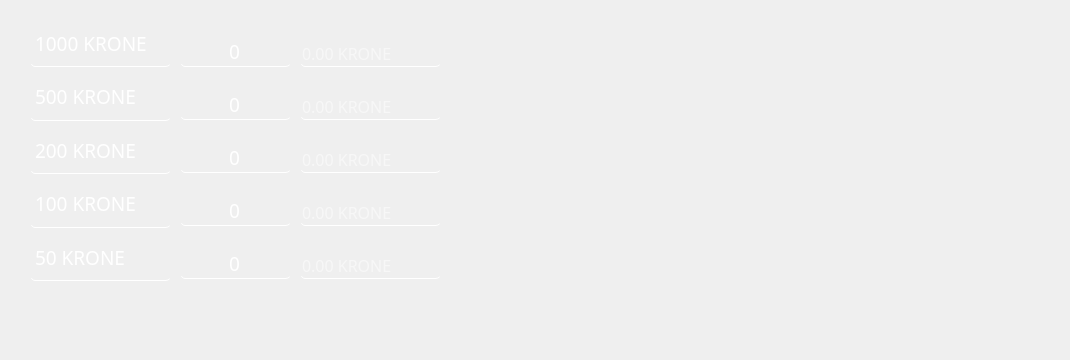
      <widget class="QWidget" name="norv_3">
       <widget class="QLabel" name="label_52">
        <property name="geometry">
         <rect>
          <x>460</x>
          <y>10</y>
          <width>331</width>
          <height>341</height>
         </rect>
        </property>
        <property name="text">
         <string/>
        </property>
        <property name="pixmap">
         <pixmap>devise/norway-49.png</pixmap>
        </property>
        <property name="scaledContents">
         <bool>true</bool>
        </property>
       </widget>
       <widget class="QLabel" name="label_53">
        <property name="geometry">
         <rect>
          <x>810</x>
          <y>10</y>
          <width>251</width>
          <height>111</height>
         </rect>
        </property>
        <property name="text">
         <string/>
        </property>
        <property name="pixmap">
         <pixmap>devise/norway-48.png</pixmap>
        </property>
        <property name="scaledContents">
         <bool>true</bool>
        </property>
       </widget>
       <widget class="QWidget" name="">
        <property name="geometry">
         <rect>
          <x>180</x>
          <y>20</y>
          <width>111</width>
          <height>281</height>
         </rect>
        </property>
        <layout class="QVBoxLayout" name="verticalLayout_19">
         <item>
          <widget class="QLineEdit" name="nr">
           <property name="font">
            <font>
             <family>Mongolian Baiti</family>
             <pointsize>14</pointsize>
            </font>
           </property>
           <property name="styleSheet">
            <string notr="true">color: rgb(255, 255, 255);
border-radius:5px;
background-color:transparent;
border-bottom:1px solid rgb(255, 255, 255);</string>
           </property>
           <property name="text">
            <string>0</string>
           </property>
           <property name="alignment">
            <set>Qt::AlignCenter</set>
           </property>
           <property name="placeholderText">
            <string>Qté.</string>
           </property>
          </widget>
         </item>
         <item>
          <widget class="QLineEdit" name="nr_2">
           <property name="font">
            <font>
             <family>Mongolian Baiti</family>
             <pointsize>14</pointsize>
            </font>
           </property>
           <property name="styleSheet">
            <string notr="true">color: rgb(255, 255, 255);
border-radius:5px;
background-color:transparent;
border-bottom:1px solid rgb(255, 255, 255);</string>
           </property>
           <property name="text">
            <string>0</string>
           </property>
           <property name="alignment">
            <set>Qt::AlignCenter</set>
           </property>
           <property name="placeholderText">
            <string>Qté.</string>
           </property>
          </widget>
         </item>
         <item>
          <widget class="QLineEdit" name="nr_3">
           <property name="font">
            <font>
             <family>Mongolian Baiti</family>
             <pointsize>14</pointsize>
            </font>
           </property>
           <property name="styleSheet">
            <string notr="true">color: rgb(255, 255, 255);
border-radius:5px;
background-color:transparent;
border-bottom:1px solid rgb(255, 255, 255);</string>
           </property>
           <property name="text">
            <string>0</string>
           </property>
           <property name="alignment">
            <set>Qt::AlignCenter</set>
           </property>
           <property name="placeholderText">
            <string>Qté.</string>
           </property>
          </widget>
         </item>
         <item>
          <widget class="QLineEdit" name="nr_4">
           <property name="font">
            <font>
             <family>Mongolian Baiti</family>
             <pointsize>14</pointsize>
            </font>
           </property>
           <property name="styleSheet">
            <string notr="true">color: rgb(255, 255, 255);
border-radius:5px;
background-color:transparent;
border-bottom:1px solid rgb(255, 255, 255);</string>
           </property>
           <property name="text">
            <string>0</string>
           </property>
           <property name="alignment">
            <set>Qt::AlignCenter</set>
           </property>
           <property name="placeholderText">
            <string>Qté.</string>
           </property>
          </widget>
         </item>
         <item>
          <widget class="QLineEdit" name="nr_5">
           <property name="font">
            <font>
             <family>Mongolian Baiti</family>
             <pointsize>14</pointsize>
            </font>
           </property>
           <property name="styleSheet">
            <string notr="true">color: rgb(255, 255, 255);
border-radius:5px;
background-color:transparent;
border-bottom:1px solid rgb(255, 255, 255);</string>
           </property>
           <property name="text">
            <string>0</string>
           </property>
           <property name="alignment">
            <set>Qt::AlignCenter</set>
           </property>
           <property name="placeholderText">
            <string>Qté.</string>
           </property>
          </widget>
         </item>
        </layout>
       </widget>
       <widget class="QWidget" name="">
        <property name="geometry">
         <rect>
          <x>300</x>
          <y>20</y>
          <width>141</width>
          <height>281</height>
         </rect>
        </property>
        <layout class="QVBoxLayout" name="verticalLayout_38">
         <item>
          <widget class="QLineEdit" name="nt">
           <property name="font">
            <font>
             <family>Mongolian Baiti</family>
             <pointsize>12</pointsize>
            </font>
           </property>
           <property name="styleSheet">
            <string notr="true">color: rgb(255, 255, 255);
border-radius:5px;
background-color:transparent;
border-bottom:1px solid rgb(255, 255, 255);</string>
           </property>
           <property name="text">
            <string/>
           </property>
           <property name="readOnly">
            <bool>true</bool>
           </property>
           <property name="placeholderText">
            <string>0.00 KRONE</string>
           </property>
          </widget>
         </item>
         <item>
          <widget class="QLineEdit" name="nt_2">
           <property name="font">
            <font>
             <family>Mongolian Baiti</family>
             <pointsize>12</pointsize>
            </font>
           </property>
           <property name="styleSheet">
            <string notr="true">color: rgb(255, 255, 255);
border-radius:5px;
background-color:transparent;
border-bottom:1px solid rgb(255, 255, 255);</string>
           </property>
           <property name="text">
            <string/>
           </property>
           <property name="readOnly">
            <bool>true</bool>
           </property>
           <property name="placeholderText">
            <string>0.00 KRONE</string>
           </property>
          </widget>
         </item>
         <item>
          <widget class="QLineEdit" name="nt_3">
           <property name="font">
            <font>
             <family>Mongolian Baiti</family>
             <pointsize>12</pointsize>
            </font>
           </property>
           <property name="styleSheet">
            <string notr="true">color: rgb(255, 255, 255);
border-radius:5px;
background-color:transparent;
border-bottom:1px solid rgb(255, 255, 255);</string>
           </property>
           <property name="text">
            <string/>
           </property>
           <property name="readOnly">
            <bool>true</bool>
           </property>
           <property name="placeholderText">
            <string>0.00 KRONE</string>
           </property>
          </widget>
         </item>
         <item>
          <widget class="QLineEdit" name="nt_4">
           <property name="font">
            <font>
             <family>Mongolian Baiti</family>
             <pointsize>12</pointsize>
            </font>
           </property>
           <property name="styleSheet">
            <string notr="true">color: rgb(255, 255, 255);
border-radius:5px;
background-color:transparent;
border-bottom:1px solid rgb(255, 255, 255);</string>
           </property>
           <property name="text">
            <string/>
           </property>
           <property name="readOnly">
            <bool>true</bool>
           </property>
           <property name="placeholderText">
            <string>0.00 KRONE</string>
           </property>
          </widget>
         </item>
         <item>
          <widget class="QLineEdit" name="nt_5">
           <property name="font">
            <font>
             <family>Mongolian Baiti</family>
             <pointsize>12</pointsize>
            </font>
           </property>
           <property name="styleSheet">
            <string notr="true">color: rgb(255, 255, 255);
border-radius:5px;
background-color:transparent;
border-bottom:1px solid rgb(255, 255, 255);</string>
           </property>
           <property name="text">
            <string/>
           </property>
           <property name="readOnly">
            <bool>true</bool>
           </property>
           <property name="placeholderText">
            <string>0.00 KRONE</string>
           </property>
          </widget>
         </item>
        </layout>
       </widget>
       <widget class="QWidget" name="">
        <property name="geometry">
         <rect>
          <x>30</x>
          <y>20</y>
          <width>141</width>
          <height>261</height>
         </rect>
        </property>
        <layout class="QVBoxLayout" name="verticalLayout_39">
         <item>
          <widget class="QLabel" name="label_113">
           <property name="font">
            <font>
             <family>Mongolian Baiti</family>
             <pointsize>14</pointsize>
            </font>
           </property>
           <property name="styleSheet">
            <string notr="true">color: rgb(255, 255, 255);
border-radius:5px;
background-color:transparent;
border-bottom:1px solid rgb(255, 255, 255);</string>
           </property>
           <property name="text">
            <string>1000 KRONE</string>
           </property>
          </widget>
         </item>
         <item>
          <widget class="QLabel" name="label_114">
           <property name="font">
            <font>
             <family>Mongolian Baiti</family>
             <pointsize>14</pointsize>
            </font>
           </property>
           <property name="styleSheet">
            <string notr="true">color: rgb(255, 255, 255);
border-radius:5px;
background-color:transparent;
border-bottom:1px solid rgb(255, 255, 255);</string>
           </property>
           <property name="text">
            <string>500 KRONE</string>
           </property>
          </widget>
         </item>
         <item>
          <widget class="QLabel" name="label_112">
           <property name="font">
            <font>
             <family>Mongolian Baiti</family>
             <pointsize>14</pointsize>
            </font>
           </property>
           <property name="styleSheet">
            <string notr="true">color: rgb(255, 255, 255);
border-radius:5px;
background-color:transparent;
border-bottom:1px solid rgb(255, 255, 255);</string>
           </property>
           <property name="text">
            <string>200 KRONE</string>
           </property>
          </widget>
         </item>
         <item>
          <widget class="QLabel" name="label_117">
           <property name="font">
            <font>
             <family>Mongolian Baiti</family>
             <pointsize>14</pointsize>
            </font>
           </property>
           <property name="styleSheet">
            <string notr="true">color: rgb(255, 255, 255);
border-radius:5px;
background-color:transparent;
border-bottom:1px solid rgb(255, 255, 255);</string>
           </property>
           <property name="text">
            <string>100 KRONE</string>
           </property>
          </widget>
         </item>
         <item>
          <widget class="QLabel" name="label_116">
           <property name="font">
            <font>
             <family>Mongolian Baiti</family>
             <pointsize>14</pointsize>
            </font>
           </property>
           <property name="styleSheet">
            <string notr="true">color: rgb(255, 255, 255);
border-radius:5px;
background-color:transparent;
border-bottom:1px solid rgb(255, 255, 255);</string>
           </property>
           <property name="text">
            <string>50 KRONE</string>
           </property>
          </widget>
         </item>
        </layout>
       </widget>
      </widget>
